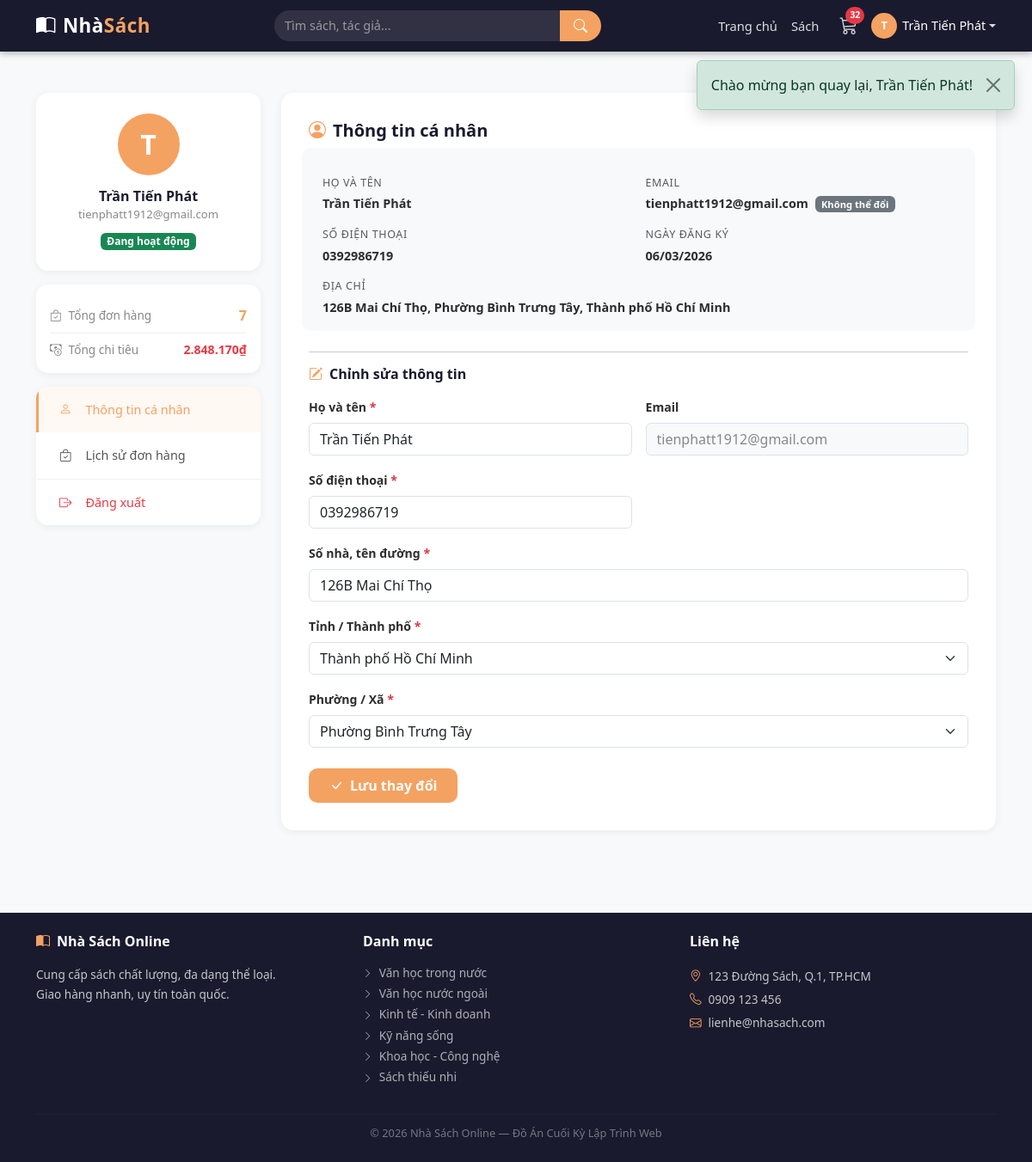
Page /profile.php (signed in) on the earlier database version.
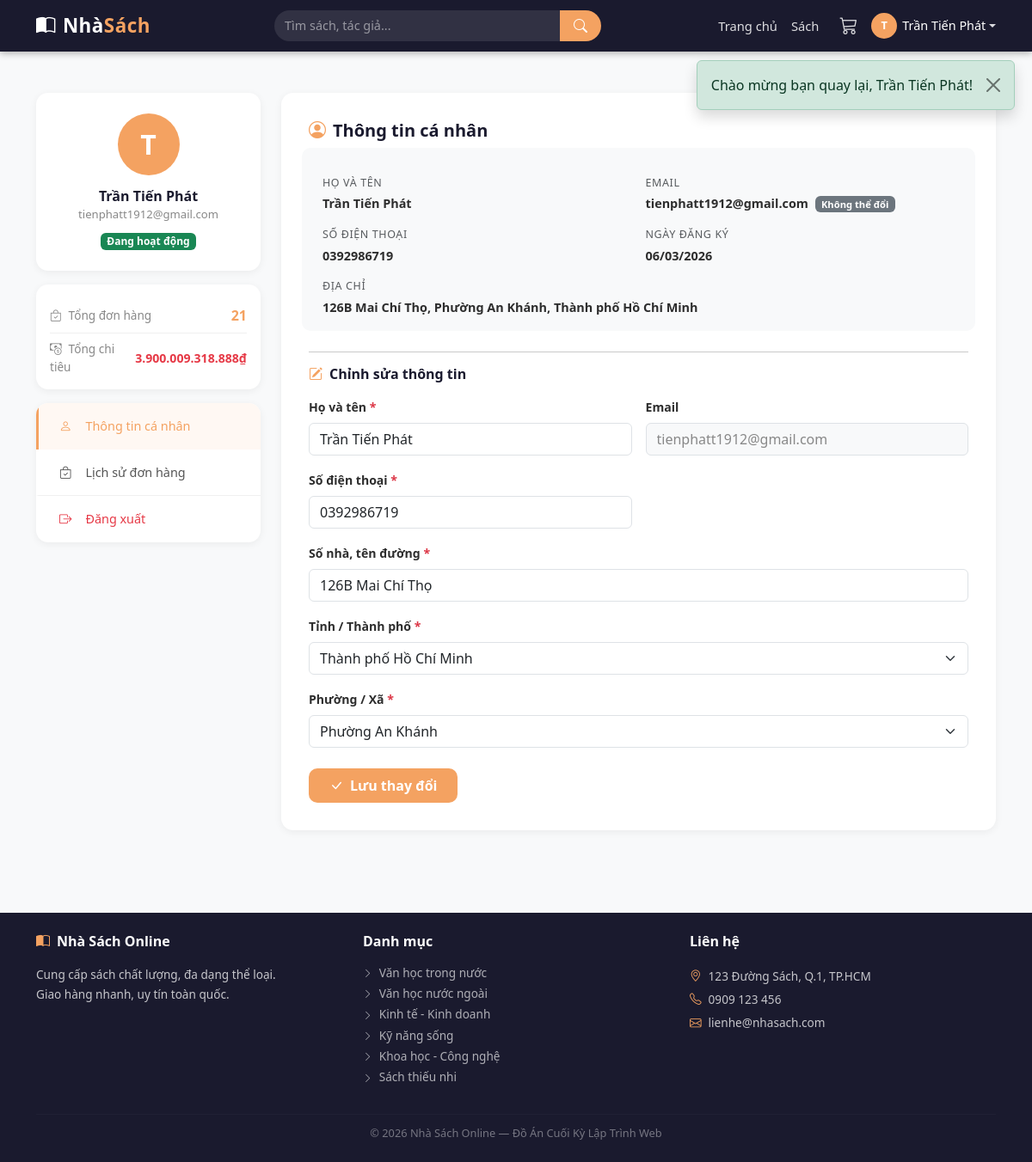
Same page on the later database version.
### tables this page shows
CREATE TABLE `khach_hang` (
  `id` int(11) NOT NULL,
  `ho_ten` varchar(100) NOT NULL,
  `email` varchar(150) NOT NULL,
  `mat_khau` varchar(255) NOT NULL,
  `so_dien_thoai` varchar(15) DEFAULT NULL,
  `dia_chi` varchar(255) DEFAULT NULL,
  `phuong_xa` varchar(100) DEFAULT NULL,
  `tinh_tp` varchar(100) DEFAULT NULL,
  `bi_khoa` tinyint(1) NOT NULL DEFAULT 0,
  `trang_thai` tinyint(1) NOT NULL DEFAULT 1,
  `ngay_tao` datetime NOT NULL DEFAULT current_timestamp()
);

### profile.php (the view, shortened to what the changed rows need)
<?php
require_once 'includes/header.php';
$stmt = $pdo->prepare("SELECT * FROM khach_hang WHERE id = ?");
$stmt->execute([$_SESSION['khach_hang_id']]);
$kh = $stmt->fetch();
$errors  = [];
$tab     = 'info';
$so_don   = $pdo->prepare("SELECT COUNT(*) FROM don_hang WHERE khach_hang_id = ?");
$so_don->execute([$kh['id']]);
$so_don   = $so_don->fetchColumn();
$tong_chi = $pdo->prepare("SELECT COALESCE(SUM(tong_tien),0) FROM don_hang WHERE khach_hang_id = ? AND trang_thai != 'da_huy'");
$tong_chi->execute([$kh['id']]);
$tong_chi = $tong_chi->fetchColumn();
?>
<div class="container py-5">
  <div class="row g-4">
    <div class="col-lg-3">
      <div style="background:#fff; border-radius:14px; box-shadow:0 2px 10px rgba(0,0,0,.06);
                  padding:24px; text-align:center; margin-bottom:16px;">
        <div style="width:72px; height:72px; border-radius:50%; background:#f4a261;
                    display:flex; align-items:center; justify-content:center;
                    margin:0 auto 12px; font-size:2rem; color:#fff; font-weight:700;">
          <?= mb_substr($kh['ho_ten'], 0, 1, 'UTF-8') ?>
        </div>
        <div class="fw-bold" style="color:#1a1a2e;"><?= htmlspecialchars($kh['ho_ten']) ?></div>
        <div style="font-size:.82rem; color:#888;"><?= htmlspecialchars($kh['email']) ?></div>
        <div class="mt-2">
          <span class="badge bg-success">Đang hoạt động</span>
        </div>
      </div>
      <div style="background:#fff; border-radius:14px; box-shadow:0 2px 10px rgba(0,0,0,.06);
                  padding:16px; margin-bottom:16px;">
        <div class="d-flex justify-content-between align-items-center py-2"
             style="border-bottom:1px solid #f0f0f0;">
          <span style="font-size:.85rem; color:#888;"><i class="bi bi-bag-check me-2"></i>Tổng đơn hàng</span>
          <span class="fw-bold" style="color:#f4a261;"><?= $so_don ?></span>
        </div>
        <div class="d-flex justify-content-between align-items-center pt-2">
          <span style="font-size:.85rem; color:#888;"><i class="bi bi-cash-coin me-2"></i>Tổng chi tiêu</span>
          <span class="fw-bold" style="color:#e63946; font-size:.88rem;">
            <?= $tong_chi > 0 ? number_format($tong_chi, 0, ',', '.') . '₫' : '—' ?>
          </span>
        </div>
      </div>
    </div>
    <div class="col-lg-9">
      <?php if ($tab === 'info'): ?>
      <div style="background:#fff; border-radius:14px; box-shadow:0 2px 10px rgba(0,0,0,.06); padding:32px;">
        <h5 class="fw-bold mb-4" style="color:#1a1a2e;">
          <i class="bi bi-person-circle me-2" style="color:#f4a261;"></i>Thông tin cá nhân
        </h5>
        <div class="row g-3 mb-4 p-3"
             style="background:#f8f9fa; border-radius:10px; font-size:.9rem;">
          <div class="col-md-6">
            <div class="text-muted mb-1" style="font-size:.78rem; text-transform:uppercase; letter-spacing:.05em;">Họ và tên</div>
            <div class="fw-semibold"><?= htmlspecialchars($kh['ho_ten']) ?></div>
          </div>
          <div class="col-md-6">
            <div class="text-muted mb-1" style="font-size:.78rem; text-transform:uppercase; letter-spacing:.05em;">Email</div>
            <div class="fw-semibold"><?= htmlspecialchars($kh['email']) ?>
              <span class="badge bg-secondary ms-1" style="font-size:.7rem;">Không thể đổi</span>
            </div>
          </div>
          <div class="col-md-6">
            <div class="text-muted mb-1" style="font-size:.78rem; text-transform:uppercase; letter-spacing:.05em;">Số điện thoại</div>
            <div class="fw-semibold"><?= htmlspecialchars($kh['so_dien_thoai'] ?? '—') ?></div>
          </div>
          <div class="col-md-6">
            <div class="text-muted mb-1" style="font-size:.78rem; text-transform:uppercase; letter-spacing:.05em;">Ngày đăng ký</div>
            <div class="fw-semibold"><?= date('d/m/Y', strtotime($kh['ngay_tao'])) ?></div>
          </div>
          <div class="col-12">
            <div class="text-muted mb-1" style="font-size:.78rem; text-transform:uppercase; letter-spacing:.05em;">Địa chỉ</div>
            <div class="fw-semibold">
              <?php
                $dia_chi_parts = array_filter([
                    $kh['dia_chi'] ?? '',
                    $kh['phuong_xa'] ?? '',
                    $kh['tinh_tp'] ?? ''
                ]);
                echo $dia_chi_parts ? htmlspecialchars(implode(', ', $dia_chi_parts)) : '—';
              ?>
            </div>
          </div>
        </div>
        <hr>
        <h6 class="fw-bold mb-3" style="color:#1a1a2e;">
          <i class="bi bi-pencil-square me-2" style="color:#f4a261;"></i>Chỉnh sửa thông tin
        </h6>
        <form method="POST" action="/nhasach/profile.php?tab=info" novalidate>
          <div class="row g-3">
            <div class="col-md-6">
              <label class="form-label fw-semibold" style="font-size:.88rem;">
                Họ và tên <span class="text-danger">*</span>
              </label>
              <input type="text" name="ho_ten"
                     class="form-control <?= isset($errors['ho_ten']) ? 'is-invalid' : '' ?>"
                     value="<?= htmlspecialchars($_POST['ho_ten'] ?? $kh['ho_ten']) ?>"
                     placeholder="Nguyễn Văn A">
            </div>
            <div class="col-md-6">
              <label class="form-label fw-semibold" style="font-size:.88rem;">Email</label>
              <input type="email" class="form-control"
                     value="<?= htmlspecialchars($kh['email']) ?>"
                     disabled style="background:#f8f9fa; color:#888;">
            </div>
            <div class="col-md-6">
              <label class="form-label fw-semibold" style="font-size:.88rem;">
                Số điện thoại <span class="text-danger">*</span>
              </label>
              <input type="tel" name="so_dien_thoai"
                     class="form-control <?= isset($errors['sdt']) ? 'is-invalid' : '' ?>"
                     value="<?= htmlspecialchars($_POST['so_dien_thoai'] ?? $kh['so_dien_thoai'] ?? '') ?>"
                     placeholder="0909 123 456">
            </div>
          </div>
          <div class="mt-3">
            <?php
              $dc_prefix = 'profile';
              $dc_tinh   = $_POST['tinh_tp']   ?? $kh['tinh_tp']   ?? '';
              $dc_diachi = $_POST['dia_chi']   ?? $kh['dia_chi']   ?? '';
              include 'includes/diachi_dropdown.php';
            ?>
          </div>
          <div class="mt-4">
            <button type="submit" class="btn px-4 py-2 fw-semibold"
                    style="background:#f4a261; color:#fff; border:none; border-radius:10px;">
              <i class="bi bi-check-lg me-2"></i>Lưu thay đổi
            </button>
          </div>
        </form>
      </div>
      <?php endif; ?>
    </div>
  </div>
</div>
<?php require_once 'includes/footer.php'; ?>

### includes/header.php (shortened to what the changed rows need)
<?php
require_once __DIR__ . '/../config/database.php';
$so_san_pham_gio = 0;
if (isset($_SESSION['khach_hang_id'])) {
    $stmt_gio = $pdo->prepare("SELECT COALESCE(SUM(so_luong),0) FROM gio_hang WHERE khach_hang_id=?");
    $stmt_gio->execute([$_SESSION['khach_hang_id']]);
    $so_san_pham_gio = (int)$stmt_gio->fetchColumn();
} elseif (isset($_SESSION['gio_hang'])) {
    foreach ($_SESSION['gio_hang'] as $sl) {
        $so_san_pham_gio += $sl;
    }
}
?>
<!DOCTYPE html>
<html lang="vi">
<head>
  <link href="https://cdn.jsdelivr.net/npm/bootstrap@5.3.0/dist/css/bootstrap.min.css" rel="stylesheet">
  <link href="https://cdn.jsdelivr.net/npm/bootstrap-icons@1.10.5/font/bootstrap-icons.css" rel="stylesheet">
  <link href="/nhasach/assets/css/style.css?v=2" rel="stylesheet">
</head>
<body>
<nav class="navbar navbar-expand-lg sticky-top">
  <div class="container">
    <div class="collapse navbar-collapse" id="navMenu">
      <a href="/nhasach/cart.php" class="cart-icon text-decoration-none me-3">
        <i class="bi bi-cart3"></i>
        <?php if ($so_san_pham_gio > 0): ?>
          <span class="cart-badge"><?= $so_san_pham_gio ?></span>
        <?php endif; ?>
      </a>
    </div>
  </div>
</nav>

### includes/diachi_dropdown.php (shortened to what the changed rows need)
<div class="mb-3">
  <label class="form-label fw-semibold" style="font-size:.88rem;">
    Số nhà, tên đường <span class="text-danger">*</span>
  </label>
  <input type="text"
         name="dia_chi"
         class="form-control <?= isset($errors['dia_chi']) ? 'is-invalid' : '' ?>"
         placeholder="VD: 123 Đường Nguyễn Văn Cừ"
         value="<?= htmlspecialchars($dc_diachi ?? '') ?>">
</div>
<div class="mb-3">
  <label class="form-label fw-semibold" style="font-size:.88rem;">
    Tỉnh / Thành phố <span class="text-danger">*</span>
  </label>
  <select name="tinh_tp"
          id="sel_tinh_<?= $dc_prefix ?>"
          class="form-select <?= isset($errors['tinh']) ? 'is-invalid' : '' ?>"
          onchange="loadPhuong('<?= $dc_prefix ?>')">
    <option value="">-- Chọn Tỉnh / Thành phố --</option>
  </select>
</div>
<div class="mb-3">
  <label class="form-label fw-semibold" style="font-size:.88rem;">
    Phường / Xã <span class="text-danger">*</span>
  </label>
  <select name="phuong_xa"
          id="sel_phuong_<?= $dc_prefix ?>"
          class="form-select <?= isset($errors['phuong']) ? 'is-invalid' : '' ?>"
          <?= empty($dc_tinh ?? '') ? 'disabled' : '' ?>>
    <option value="">-- Chọn Phường / Xã --</option>
  </select>
</div>

Differences in the rows shown:
changed khach_hang "Trần Tiến Phát": phuong_xa "Phường Bình Trưng Tây" → "Phường An Khánh"
Other differences:
$so_don: "7" → "21"
$tong_chi: "2.848.170" → "3.900.009.318.888"
implode(', ', $dia_chi_parts): "126B Mai Chí Thọ, Phường Bình Trưng Tây, Thành phố Hồ Chí Minh" → "126B Mai Chí Thọ, Phường An Khánh, Thành phố Hồ Chí Minh"
$so_san_pham_gio: "32" → (not shown)
